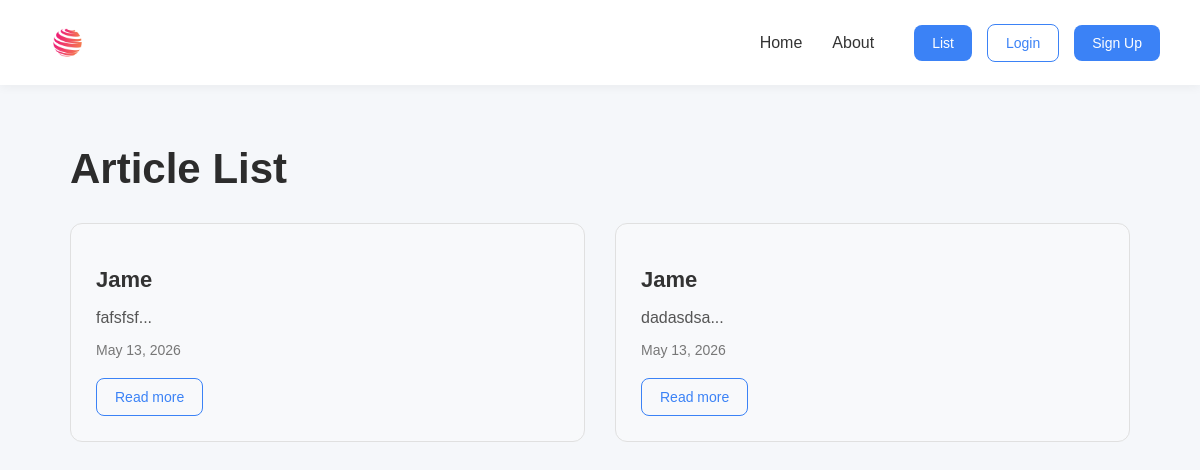
Before: / with the older database file.
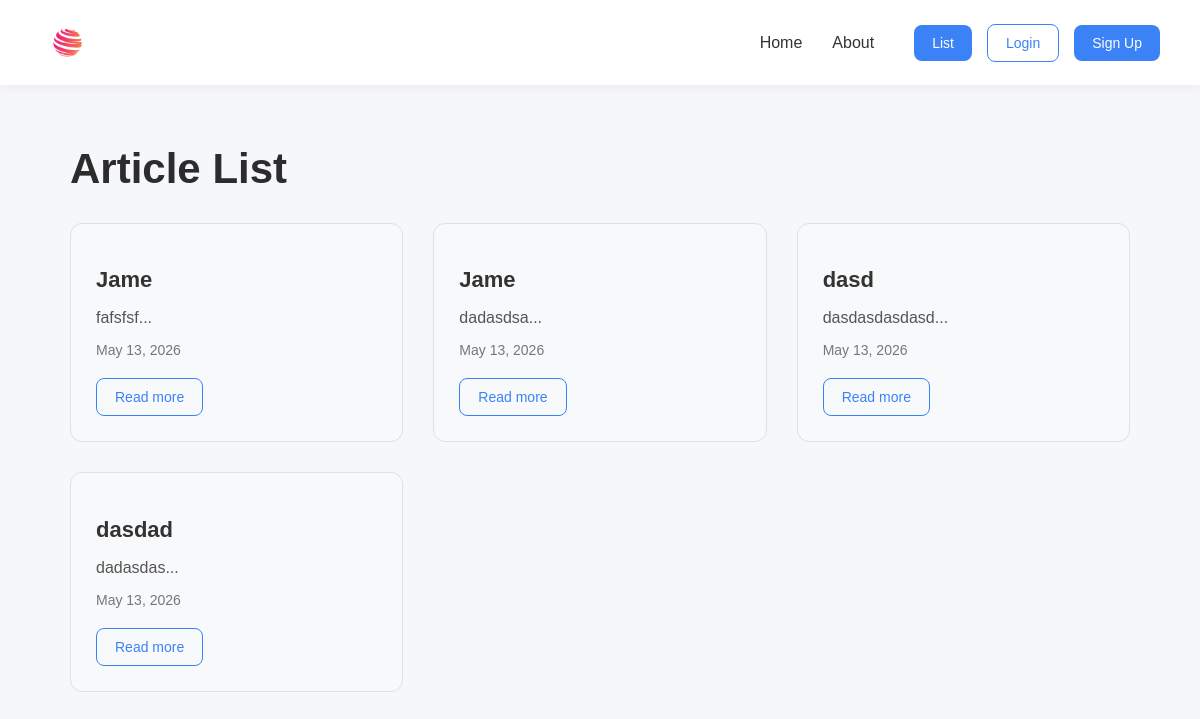
After: the same page with the newer database file.
### articles/models.py (models this page shows, shortened)
class Article(models.Model):
    title = models.CharField(max_length=200)
    slug = models.SlugField()
    body = models.TextField()
    date = models.DateField(auto_now_add=True)
    thumbnail = models.ImageField(upload_to='articles/', blank=True)
    author = models.ForeignKey(User, default=None, on_delete=models.CASCADE)
    def snippet(self):
        return self.body[0:50] + '...'

### articles/views.py (the view)
# urls.py: path('', views.article_list, name='list'),
def article_list(request):
    articles = Article.objects.all().order_by("date");
    return render(request, "articles/article_list.html", {'articles': articles})

### articles/templates/articles/article_list.html (shortened to what this page needs)
{% extends "base_layout.html" %}
{% block content %}
<div class="container">
    <h1 class="page-title">Article List</h1>
    <div class="articles-grid">
        {% for element in articles %}
            <div class="article-card-list">
                <h2 class="article-title-list">
                    {{ element.title }}
                </h2>
                <p class="article-snippet">
                    {{ element.snippet }}
                </p>
                <p class="article-date">
                    {{ element.date }}
                </p>
                <a href="{% url 'articles:article_detail' slug=element.slug %}" class="btn btn-outline">
                    Read more
                </a>
            </div>
        {% endfor %}
    </div>
</div>
{% endblock %}

Changed rows visible on the page:
added Article: title "dasd", snippet "dasdasdasdasd...", date "May 13, 2026"
added Article: title "dasdad", snippet "dadasdas...", date "May 13, 2026"
